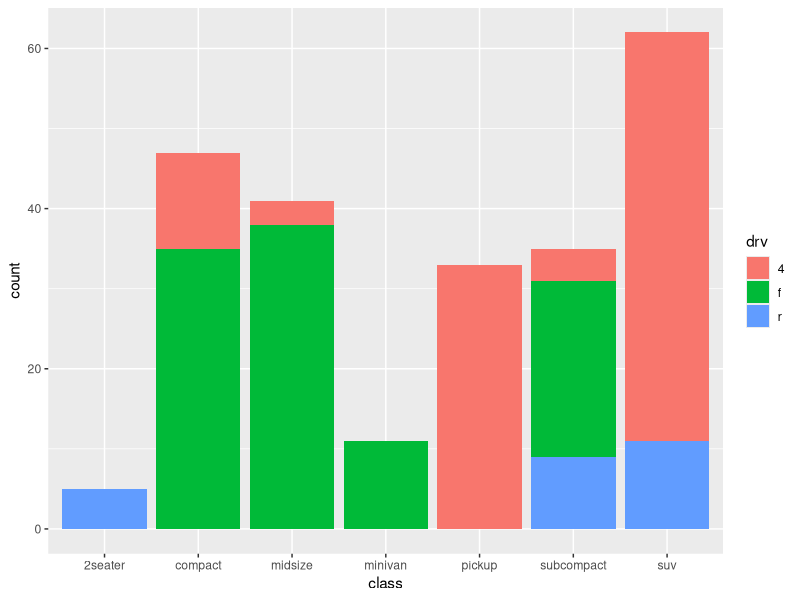
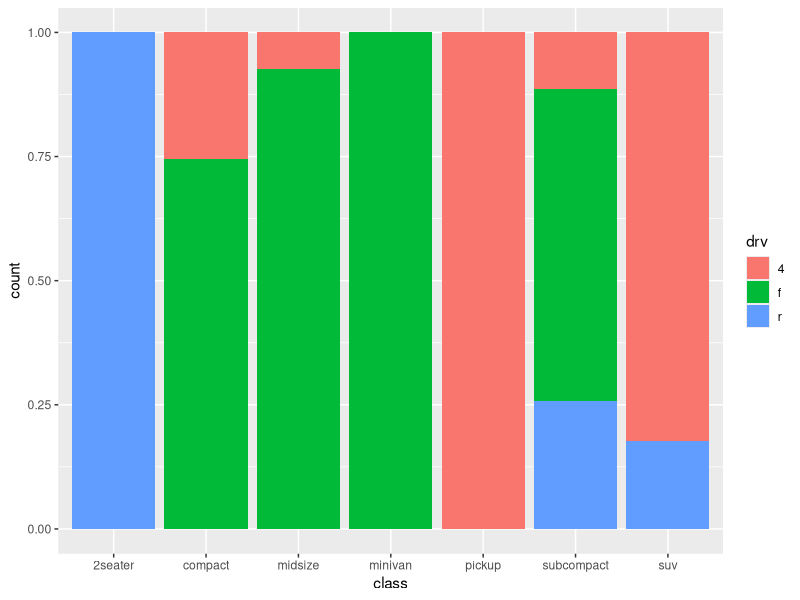
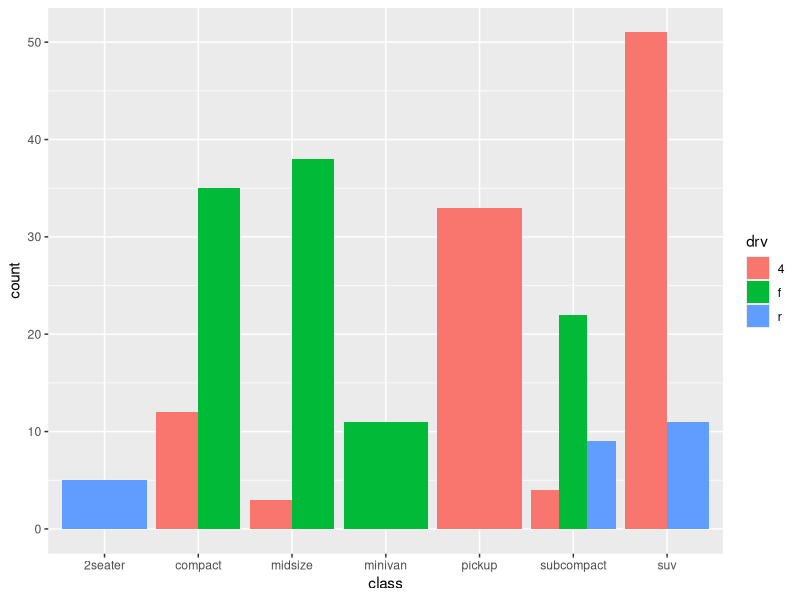

The R script that drew these images, in order:
library(ggplot2)
df <- mpg
df

#data and aesthetics
pl<- ggplot(df,aes(x=class))
pl+geom_bar(aes(fill=drv))
pl+geom_bar(aes(fill=drv),position='fill')
pl+geom_bar(aes(fill=drv),position='dodge')
